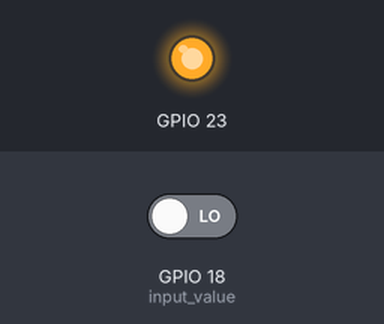
A program run on a simulated Raspberry Pi (BCM pin numbers). Shown: output pins drawn as LEDs (lit = HIGH). The test bench sets the inputs (shaded band); at power-on: GPIO 18 (input_value) LOW.

Above: at 1.2 s.
1.3 s: GPIO 18 (input_value) driven HIGH
At 2.3 s:
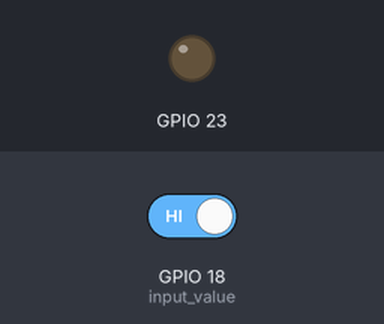
2.8 s: GPIO 18 (input_value) driven LOW
At 3.5 s:
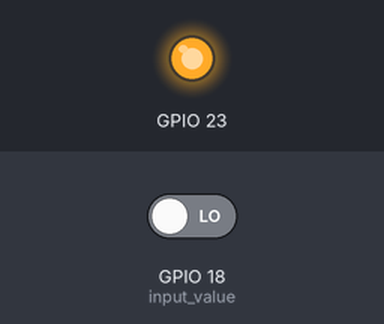
Timing chart, 0 to 5.8 s (numbered marks = the images above; inputs shaded):
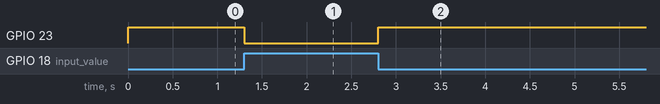

Measured:
- after the input at 1.3 s, GPIO 23: HIGH → LOW at once
- after the input at 2.8 s, GPIO 23: LOW → HIGH at once

The program:

simple_led.py
```python
# -*- coding: utf-8 -*-

# 출처 : https://kocoafab.cc/tutorial/view/310

import RPi.GPIO as GPIO
import time

GPIO.setmode(GPIO.BCM)
# 브로드컴 방식 pin assign
GPIO.setup(18, GPIO.IN)
GPIO.setup(23, GPIO.OUT)

try:
    while True:
        input_value = GPIO.input(18)

        if input_value == False:
            GPIO.output(23, True)
            time.sleep(0.1)

        else:
            GPIO.output(23, False)
            time.sleep(0.1)

except KeyboardInterrupt:
    GPIO.cleanup()
```
